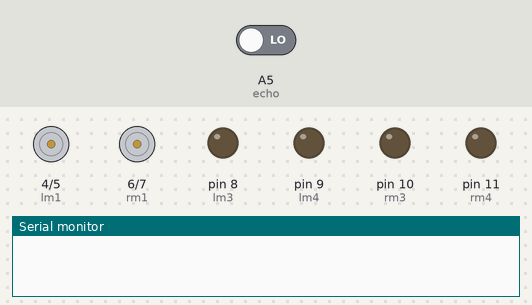
A sketch run on a simulated Arduino Uno, built with avr-gcc and run on an emulated ATmega328P. On the bench: motor-driver pin pairs drawn as motors (green arrow = first pin HIGH = forward, orange = second pin HIGH = backward, longer = more drive), output pins drawn as LEDs (lit = HIGH), the last lines printed to the serial monitor. The test bench sets the inputs (shaded band); at power-on: A5 (echo) LOW. Pins used as bus, display or sensor lines are not drawn.

Above: at 0.6 s.
At 1.8 s:
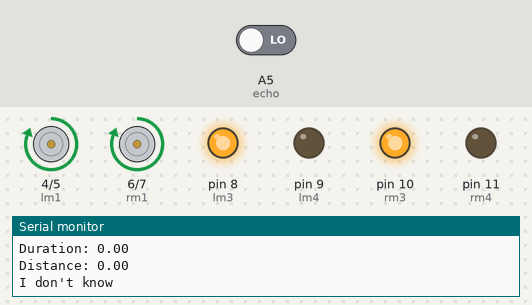
Timing chart, 0 to 3.0 s (numbered marks = the images above):
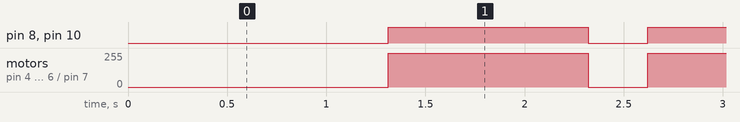

Measured:
- by itself, pin 8 (lm3), pin 10 (rm3): alternates HIGH for 1.0 s and LOW for 0.30 s
- by itself, motor on pin 4 (lm1) / pin 5 (lm2), motor on pin 6 (rm1) / pin 7 (rm2): alternates forward 255/255 for 1.0 s and stopped for 0.30 s

The sketch:

P_1112_everything.ino
```cpp
#include <SoftwareSerial.h>
//블루투스
int tx = 0;
int rx = 1;
SoftwareSerial BTSerial(tx, rx);

//적외선
int s1 = 2;
int s2 = 3;
int s3 = 13;

//모터
int lm1 = 4;
int lm2 = 5;
int lm3 = 8;
int lm4 = 9;
int rm1 = 6;
int rm2 = 7;
int rm3 = 10;
int rm4 = 11;

//초음파
int trig = 12;
int echo = A5;

//피에조
//int piezo = 13;
int freq = 1000;

void setup() {
  for (int i = 2; i <= 13; i++) {
    pinMode(i, OUTPUT);
  }
  pinMode(A5, INPUT);
  Serial.begin(9600); //시리얼통신
  BTSerial.begin(9600);
}

void loop() {
  //초음파
  float duration, distance;
  digitalWrite(trig, HIGH);
  delay(10);
  digitalWrite(trig, LOW);
  //거리계산
  duration = pulseIn(echo, HIGH);
  distance = ((float)(340 * duration) / 10000) / 2;

  //장애물감지 후 멈춤
  if (distance <= 30) {
    motor_control(0, 0, 0, 0);
    motor_control2(0, 0, 0, 0);
  }

  //거리출력
  Serial.print("Duration: ");
  Serial.println(duration);
  Serial.print("Distance: ");
  Serial.println(distance);
  delay(300);

 //적외선센서 입력값 저장
  int a = digitalRead(s1);
  int b = digitalRead(s2);
  int c = digitalRead(s3);

 /* //블루투스
  if (Serial.available()) {
    switch (Serial.read()) {
      case 'F':
        motor_control(1, 0, 1, 0);
        motor_control2(1, 0, 1, 0);
        break;
      case 'B':
        motor_control(0, 1, 0, 1);
        motor_control2(0, 1, 0, 1);
        break;
      case 'L':
        motor_control(0, 1, 1, 0);
        motor_control2(0, 1, 1, 0);
        break;
      case 'R':
        motor_control(1, 0, 0, 1);
        motor_control2(1, 0, 0, 1);
        break;
      case 'S':
        motor_control(0, 0, 0, 0);
        motor_control2(0, 0, 0, 0);
        break;
      default:
        break;
    }
  }
}
  else {*/
    //라인트레이서
    if ((a == HIGH) || (b == HIGH) || (c == HIGH)) {
      motor_control(1, 0, 1, 0);
      motor_control2(1, 0, 1, 0);
      Serial.println("STOP");
    }
    if ((a == HIGH) && (b == LOW) && (c == LOW)) {
      motor_control(1, 0, 0, 1);
      motor_control2(1, 0, 0, 1);
      Serial.println("RIGHT");
    }
    if ((a == LOW) && (b == LOW) && (c == HIGH)) {
      motor_control(0, 1, 1, 0);
      motor_control2(0, 1, 1, 0);
      Serial.println("LEFT");
    }
    if ((a == HIGH) && (b == LOW) && (c == HIGH)) {
      motor_control(1, 0, 1, 0);
      motor_control2(1, 0, 1, 0);
      Serial.println("GO");
    }
    else {
      motor_control(1, 0, 1, 0);
      motor_control2(1, 0, 1, 0);
      Serial.println("I don't know");
    }

}

void motor_control(int j1, int j2, int j3, int j4) {
  digitalWrite(lm1, j1);
  digitalWrite(lm2, j2);
  digitalWrite(rm1, j3);
  digitalWrite(rm2, j4);
}
void motor_control2(int k1, int k2, int k3, int k4) {
  digitalWrite(lm3, k1);
  digitalWrite(lm4, k2);
  digitalWrite(rm3, k3);
  digitalWrite(rm4, k4);
}
```
